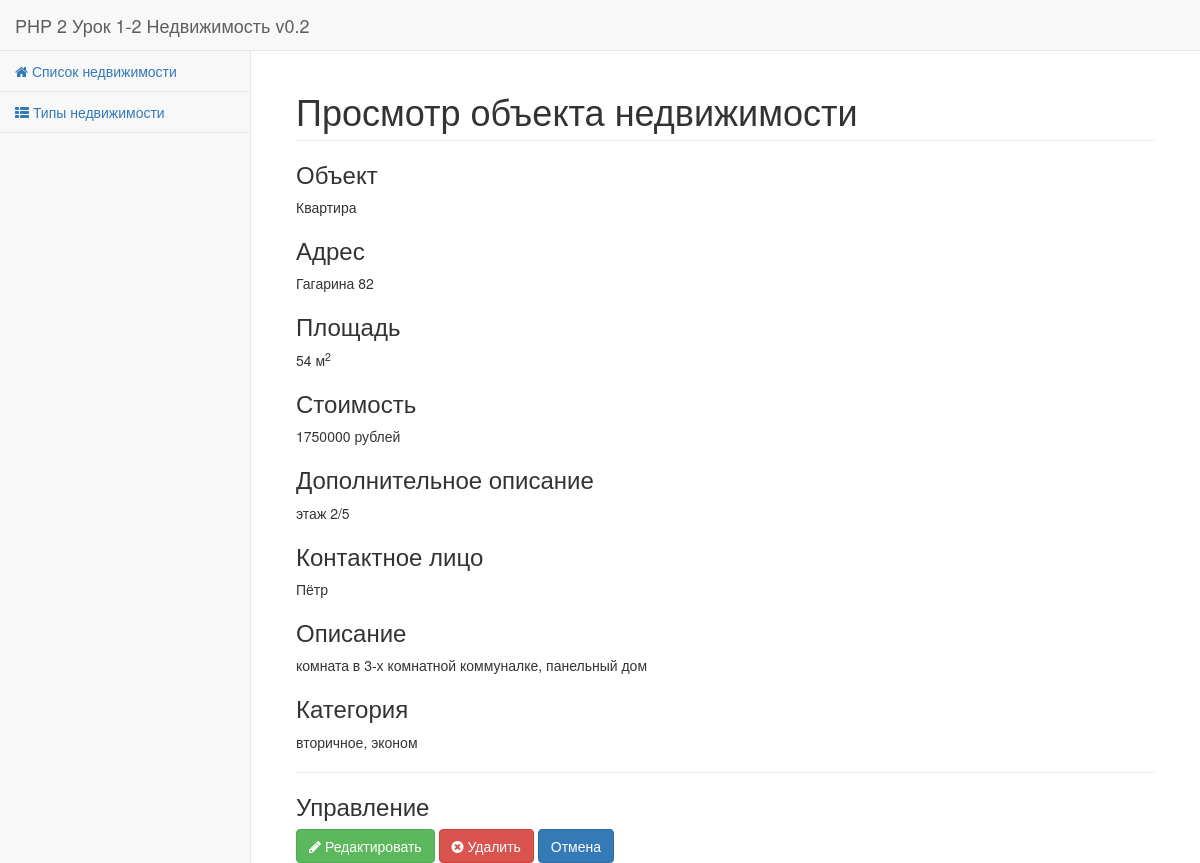
Page /show.php?id=3 on the committed database.
### tables this page shows
CREATE TABLE IF NOT EXISTS `realty` (
  `id` int(10) unsigned NOT NULL,
  `object` tinyint(3) unsigned NOT NULL,
  `address` varchar(256) NOT NULL,
  `square` int(10) unsigned NOT NULL,
  `price` int(10) unsigned NOT NULL,
  `additional` varchar(256) NOT NULL,
  `agent` varchar(256) NOT NULL,
  `description` varchar(2048) NOT NULL,
  `category` varchar(50) NOT NULL
);

### show.php (called while the page is built, shortened)
<?php
require_once "models/objects.model.php";
require_once "models/realty.model.php";
if ( isset($_GET['id']))
{
    $id = (int) $_GET['id'];
}
else
{
    die('Не передан параметр id');
}
$realty = get_realty_by_id($db_link, $id);
include "views/realty-show.view.php";

### models/realty.model.php (called while the page is built, shortened)
<?php
function get_realty_by_id ($db_link, $realty_id)
{
    $query = "SELECT `id`, (SELECT `title` FROM `objects` WHERE `objects`.`id`=`realty`.`id`) AS `object`, `address`, `square`, `price`, `additional`, `agent`, `description`, `category` FROM `realty` WHERE `id`={$realty_id};";
    if ( $result = mysqli_query($db_link, $query))
    {
        if ( $row = mysqli_fetch_assoc($result))
            return $row;
    }
    else
        return false;
}

### views/realty-show.view.php (the view, shortened to what this page needs)
<!DOCTYPE html>
<html lang="ru">
<head>
<link href="bower_components/bootstrap/dist/css/bootstrap.min.css" rel="stylesheet">
<link href="bower_components/metisMenu/dist/metisMenu.min.css" rel="stylesheet">
<link href="dist/css/sb-admin-2.css" rel="stylesheet">
<link href="bower_components/font-awesome/css/font-awesome.min.css" rel="stylesheet" type="text/css">
</head>
<body>
<div id="wrapper">
    <nav class="navbar navbar-default navbar-static-top" role="navigation" style="margin-bottom: 0">
        <div class="navbar-header">
            <a class="navbar-brand" href="index.php">PHP 2 Урок 1-2 Недвижимость v0.2</a>
        </div>
        <div class="navbar-default sidebar" role="navigation">
            <div class="sidebar-nav navbar-collapse">
                <ul class="nav" id="side-menu">
                    <li>
                        <a href="index.php"> <i class="fa fa-home"></i></i> Список недвижимости</a>
                    </li>
                    <li>
                        <a href="types.php"> <i class="fa fa-th-list "></i> Типы недвижимости</a>
                    </li>
                </ul>
            </div>
        </div>
    </nav>
    <div id="page-wrapper">
        <div class="container-fluid">
            <div class="row">
                <div class="col-lg-12">
                    <?php
                    if ( $realty ) { ?>
                    <h1 class="page-header">Просмотр объекта недвижимости</h1>
                    <h3>Объект</h3>
                    <p><?= $realty['object'] ?></p>
                    <h3>Адрес</h3>
                    <p><?= $realty['address'] ?></p>
                    <h3>Площадь</h3>
                    <p><?= $realty['square'] . ' м<sup>2</sup>'?></p>
                    <h3>Стоимость</h3>
                    <p><?= $realty['price'] .' рублей' ?></p>
                    <h3>Дополнительное описание</h3>
                    <p><?= $realty['additional'] ?></p>
                    <h3>Контактное лицо</h3>
                    <p><?= $realty['agent'] ?></p>
                    <h3>Описание</h3>
                    <p><?= $realty['description'] ?></p>
                    <h3>Категория</h3>
                    <p><?= $realty['category'] ?></p>
                    <hr/>
                    <h3>Управление</h3>
                    <a class="btn btn-success" href="edit.php?id=<?= $realty['id'] ?>"><i class="fa fa-pencil"></i> Редактировать</a>
                    <a class="btn btn-danger" href="delete.php?id=<?= $realty['id'] ?>"><i class="fa fa-times-circle"></i> Удалить</a>
                    <a class="btn btn-primary" href="index.php">Отмена</a>
                    <?php
                    }
                    else
                        echo '<h1 class="page-header">Запись с таким id не найдена!</h1>';
                    ?>
                </div>
            </div>
        </div>
    </div>
</div>
</body>
</html>

### rows in the picture
realty: address "Гагарина 82", square "54", price "1750000", additional "этаж 2/5", agent "Пётр", description "комната в 3-х комнатной коммуналке, панельный дом", category "вторичное, эконом"

### other values in the picture
$realty['object'] "Квартира"
